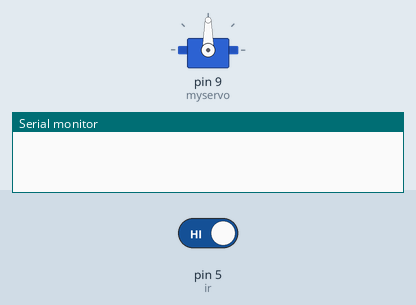
Bench run of a sketch on a simulated Arduino Uno, built with avr-gcc and run on an emulated ATmega328P. Shown: servo, the last lines printed to the serial monitor. The inputs (shaded band) are chosen by the test bench; at power-on: pin 5 (ir) HIGH.

Above: at 0.1 s.
At 10.1 s:
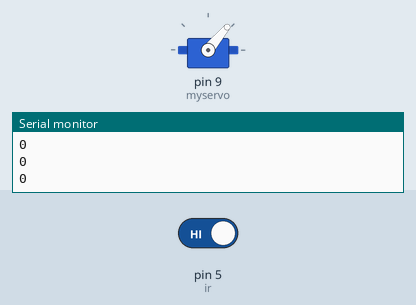
At 22.1 s:
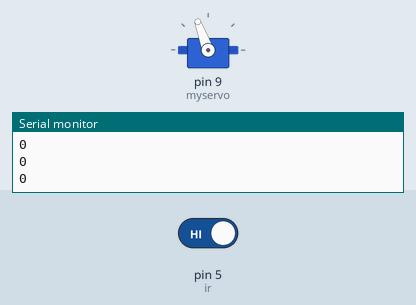
At 38.1 s:
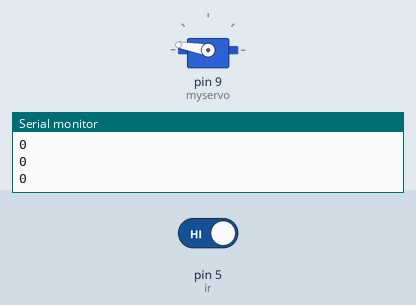
Timing chart, 0 to 39.6 s (numbered marks = the images above):
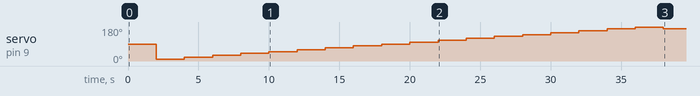

The sketch:

devsoc_final.ino
```cpp
#include <Servo.h>

Servo myservo;

int blades=4,ir=5,pos=0,x=10,flag=0,fluct=50;
long presentrpm,prevrpm=0,currenttime=0,revpm=0,prevstate;
void setup() {
  // put your setup code here, to run once:
  pinMode(ir,INPUT);
  Serial.begin(9600);
myservo.attach(9);  // attaches the servo on pin 9 to the servo object
}

void loop()
{
  // put your main code here, to run repeatedly:
currenttime=millis();
while((millis()-currenttime)<2000)
{
  prevstate=digitalRead(ir);

  if(prevstate!=digitalRead(ir))
  {revpm++;}
}
presentrpm=revpm*30/(2*blades);
Serial.println(presentrpm);
revpm=0;


if(presentrpm-prevrpm>int(fluct/2) or abs(prevrpm-presentrpm)<fluct or presentrpm==0)
{
  pos=pos+x;
  if(pos>=180 or pos<=0)
  {x=-x;}
//  Serial.println(pos);
  myservo.write(pos);
  prevrpm = presentrpm;
}
  else
{
  prevrpm = presentrpm;
  if (!flag)
  {
    x = -x;
    myservo.write(pos+x);
    flag = 1;
  }
  else
  {
    x=-x;
     myservo.write(pos+x);
    delay(15000);
    flag = 0;
  }
 // Serial.println(flag);
}
}
```

Measured:
- by itself, servo on pin 9 (myservo): 90° → 10° at 2.0 s, → 20° 2.0 s later, → 30° 2.0 s later, → 40° 2.0 s later, … (19 changes in this stretch)
